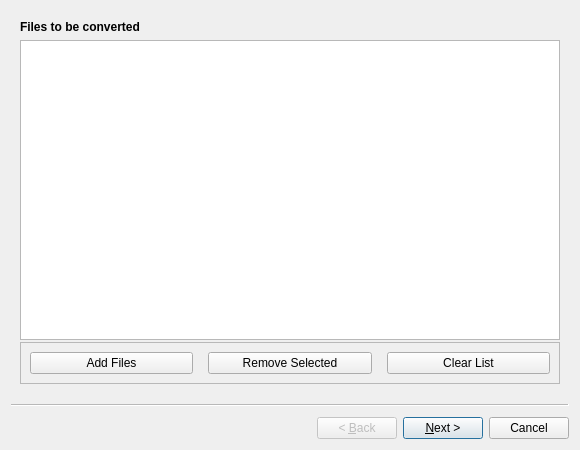
<?xml version="1.0" encoding="UTF-8"?>
<ui version="4.0">
 <class>AddTaskWizard</class>
 <widget class="QWizard" name="AddTaskWizard">
  <property name="geometry">
   <rect>
    <x>0</x>
    <y>0</y>
    <width>580</width>
    <height>450</height>
   </rect>
  </property>
  <property name="focusPolicy">
   <enum>Qt::ClickFocus</enum>
  </property>
  <property name="acceptDrops">
   <bool>true</bool>
  </property>
  <property name="windowTitle">
   <string>Add Tasks</string>
  </property>
  <property name="windowIcon">
   <iconset resource="../images.qrc">
    <normaloff>:/app/icons/ffmpeg-video-audio-converter_128x128.png</normaloff>:/app/icons/ffmpeg-video-audio-converter_128x128.png</iconset>
  </property>
  <property name="autoFillBackground">
   <bool>false</bool>
  </property>
  <property name="sizeGripEnabled">
   <bool>false</bool>
  </property>
  <property name="modal">
   <bool>false</bool>
  </property>
  <property name="wizardStyle">
   <enum>QWizard::ClassicStyle</enum>
  </property>
  <property name="options">
   <set>QWizard::NoDefaultButton</set>
  </property>
  <property name="titleFormat">
   <enum>Qt::PlainText</enum>
  </property>
  <property name="subTitleFormat">
   <enum>Qt::PlainText</enum>
  </property>
  <widget class="QWizardPage" name="wizardPageSelectFiles">
   <layout class="QGridLayout" name="gridLayout_2">
    <item row="0" column="0">
     <widget class="QLabel" name="lblSelectFiles">
      <property name="font">
       <font>
        <weight>75</weight>
        <bold>true</bold>
       </font>
      </property>
      <property name="text">
       <string>Files to be converted</string>
      </property>
     </widget>
    </item>
    <item row="1" column="0">
     <layout class="QVBoxLayout" name="verticalLayout_6">
      <property name="spacing">
       <number>2</number>
      </property>
      <item>
       <widget class="QListWidget" name="lstFiles">
        <property name="dragEnabled">
         <bool>true</bool>
        </property>
        <property name="dragDropMode">
         <enum>QAbstractItemView::DragDrop</enum>
        </property>
        <property name="defaultDropAction">
         <enum>Qt::MoveAction</enum>
        </property>
        <property name="alternatingRowColors">
         <bool>true</bool>
        </property>
        <property name="selectionMode">
         <enum>QAbstractItemView::ExtendedSelection</enum>
        </property>
       </widget>
      </item>
      <item>
       <widget class="QFrame" name="Buttons_bar">
        <property name="frameShape">
         <enum>QFrame::StyledPanel</enum>
        </property>
        <property name="frameShadow">
         <enum>QFrame::Raised</enum>
        </property>
        <property name="lineWidth">
         <number>1</number>
        </property>
        <property name="midLineWidth">
         <number>0</number>
        </property>
        <layout class="QHBoxLayout" name="horizontalLayout">
         <property name="spacing">
          <number>15</number>
         </property>
         <item>
          <widget class="QPushButton" name="btnAdd">
           <property name="focusPolicy">
            <enum>Qt::NoFocus</enum>
           </property>
           <property name="toolTip">
            <string>Add files.</string>
           </property>
           <property name="text">
            <string>Add Files</string>
           </property>
           <property name="icon">
            <iconset resource="../images.qrc">
             <normaloff>:/actions/icons/add.svg</normaloff>:/actions/icons/add.svg</iconset>
           </property>
           <property name="iconSize">
            <size>
             <width>16</width>
             <height>16</height>
            </size>
           </property>
           <property name="autoDefault">
            <bool>true</bool>
           </property>
           <property name="default">
            <bool>false</bool>
           </property>
           <property name="flat">
            <bool>false</bool>
           </property>
          </widget>
         </item>
         <item>
          <widget class="QPushButton" name="btnRemove">
           <property name="focusPolicy">
            <enum>Qt::NoFocus</enum>
           </property>
           <property name="toolTip">
            <string>Remove selected files.</string>
           </property>
           <property name="text">
            <string>Remove Selected</string>
           </property>
           <property name="icon">
            <iconset resource="../images.qrc">
             <normaloff>:/actions/icons/remove.svg</normaloff>:/actions/icons/remove.svg</iconset>
           </property>
          </widget>
         </item>
         <item>
          <widget class="QPushButton" name="btnClearList">
           <property name="focusPolicy">
            <enum>Qt::NoFocus</enum>
           </property>
           <property name="toolTip">
            <string>Clear List</string>
           </property>
           <property name="text">
            <string>Clear List</string>
           </property>
           <property name="icon">
            <iconset resource="../images.qrc">
             <normaloff>:/actions/icons/clear.svg</normaloff>:/actions/icons/clear.svg</iconset>
           </property>
          </widget>
         </item>
        </layout>
       </widget>
      </item>
     </layout>
    </item>
   </layout>
  </widget>
  <widget class="QWizardPage" name="wizardPage2">
   <layout class="QVBoxLayout" name="verticalLayout_4">
    <item>
     <widget class="QGroupBox" name="groupConvert">
      <layout class="QVBoxLayout" name="verticalLayout_3">
       <item>
        <widget class="QLabel" name="label">
         <property name="font">
          <font>
           <weight>75</weight>
           <bold>true</bold>
          </font>
         </property>
         <property name="text">
          <string>Output Settings</string>
         </property>
        </widget>
       </item>
       <item>
        <layout class="QGridLayout" name="gridLayout">
         <item row="0" column="0">
          <widget class="QLabel" name="lblExtension">
           <property name="text">
            <string>Convert to</string>
           </property>
          </widget>
         </item>
         <item row="1" column="0">
          <widget class="QLabel" name="lblPreset">
           <property name="text">
            <string>Preset</string>
           </property>
          </widget>
         </item>
         <item row="2" column="1">
          <widget class="QCheckBox" name="chkAutoAdjustBitrate">
           <property name="toolTip">
            <string>Auto adjust output bitrate to reduce output file size.</string>
           </property>
           <property name="text">
            <string>Auto Adjust Audio Bitrate</string>
           </property>
          </widget>
         </item>
         <item row="1" column="1">
          <widget class="QComboBox" name="cbPreset">
           <property name="sizePolicy">
            <sizepolicy hsizetype="Expanding" vsizetype="Fixed">
             <horstretch>0</horstretch>
             <verstretch>0</verstretch>
            </sizepolicy>
           </property>
          </widget>
         </item>
         <item row="0" column="1">
          <widget class="QComboBox" name="cbExtension">
           <property name="sizePolicy">
            <sizepolicy hsizetype="Expanding" vsizetype="Fixed">
             <horstretch>0</horstretch>
             <verstretch>0</verstretch>
            </sizepolicy>
           </property>
          </widget>
         </item>
         <item row="1" column="2">
          <widget class="QPushButton" name="btnEditPreset">
           <property name="sizePolicy">
            <sizepolicy hsizetype="Minimum" vsizetype="Fixed">
             <horstretch>0</horstretch>
             <verstretch>0</verstretch>
            </sizepolicy>
           </property>
           <property name="text">
            <string>Edit</string>
           </property>
           <property name="icon">
            <iconset resource="../images.qrc">
             <normaloff>:/actions/icons/settings.svg</normaloff>:/actions/icons/settings.svg</iconset>
           </property>
          </widget>
         </item>
        </layout>
       </item>
      </layout>
     </widget>
    </item>
    <item>
     <widget class="QGroupBox" name="groupOutputPath">
      <property name="title">
       <string>Output Path</string>
      </property>
      <layout class="QVBoxLayout" name="verticalLayout_5">
       <item>
        <widget class="QRadioButton" name="rbSelectFolder">
         <property name="text">
          <string>Select &amp;folder</string>
         </property>
        </widget>
       </item>
       <item>
        <layout class="QHBoxLayout" name="horizontalLayout_2">
         <item>
          <spacer name="horizontalSpacer">
           <property name="orientation">
            <enum>Qt::Horizontal</enum>
           </property>
           <property name="sizeType">
            <enum>QSizePolicy::Minimum</enum>
           </property>
           <property name="sizeHint" stdset="0">
            <size>
             <width>40</width>
             <height>20</height>
            </size>
           </property>
          </spacer>
         </item>
         <item>
          <widget class="QComboBox" name="cbOutputPath">
           <property name="sizePolicy">
            <sizepolicy hsizetype="Expanding" vsizetype="Fixed">
             <horstretch>0</horstretch>
             <verstretch>0</verstretch>
            </sizepolicy>
           </property>
          </widget>
         </item>
         <item>
          <widget class="QPushButton" name="btnBrowseOutputPath">
           <property name="text">
            <string>Browse</string>
           </property>
           <property name="icon">
            <iconset resource="../images.qrc">
             <normaloff>:/actions/icons/search.svg</normaloff>:/actions/icons/search.svg</iconset>
           </property>
          </widget>
         </item>
        </layout>
       </item>
       <item>
        <widget class="QRadioButton" name="rbNewFolder">
         <property name="text">
          <string extracomment="Create a new folder (e.g. ffmpeg-video-audio-converter_output) in the folder containing the input files. Put the output files in the newly created folder.">Create &amp;new folder in source folder</string>
         </property>
        </widget>
       </item>
       <item>
        <layout class="QHBoxLayout" name="horizontalLayout_3">
         <item>
          <spacer name="horizontalSpacer_2">
           <property name="orientation">
            <enum>Qt::Horizontal</enum>
           </property>
           <property name="sizeType">
            <enum>QSizePolicy::Minimum</enum>
           </property>
           <property name="sizeHint" stdset="0">
            <size>
             <width>40</width>
             <height>20</height>
            </size>
           </property>
          </spacer>
         </item>
         <item>
          <widget class="QLabel" name="label_2">
           <property name="text">
            <string>Folder Name</string>
           </property>
          </widget>
         </item>
         <item>
          <widget class="QLineEdit" name="txtNewFolderName">
           <property name="autoFillBackground">
            <bool>false</bool>
           </property>
          </widget>
         </item>
         <item>
          <spacer name="horizontalSpacer_3">
           <property name="orientation">
            <enum>Qt::Horizontal</enum>
           </property>
           <property name="sizeType">
            <enum>QSizePolicy::Minimum</enum>
           </property>
           <property name="sizeHint" stdset="0">
            <size>
             <width>40</width>
             <height>20</height>
            </size>
           </property>
          </spacer>
         </item>
        </layout>
       </item>
       <item>
        <widget class="QRadioButton" name="rbSourceFolder">
         <property name="text">
          <string extracomment="put the output files in the same folder as the input files">Output to &amp;source folder</string>
         </property>
        </widget>
       </item>
      </layout>
     </widget>
    </item>
   </layout>
  </widget>
 </widget>
 <tabstops>
  <tabstop>cbExtension</tabstop>
  <tabstop>cbPreset</tabstop>
  <tabstop>btnEditPreset</tabstop>
  <tabstop>chkAutoAdjustBitrate</tabstop>
  <tabstop>lstFiles</tabstop>
 </tabstops>
 <resources>
  <include location="../images.qrc"/>
 </resources>
 <connections/>
</ui>
